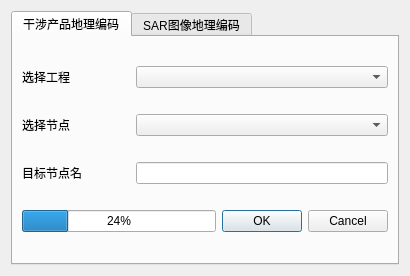
<?xml version="1.0" encoding="UTF-8"?>
<ui version="4.0">
 <class>Geocoding</class>
 <widget class="QWidget" name="Geocoding">
  <property name="geometry">
   <rect>
    <x>0</x>
    <y>0</y>
    <width>410</width>
    <height>276</height>
   </rect>
  </property>
  <property name="windowTitle">
   <string>地理编码</string>
  </property>
  <property name="windowIcon">
   <iconset resource="../QtWidgetsApplication3.qrc">
    <normaloff>:/QtWidgetsApplication3/icon/geocoding.png</normaloff>:/QtWidgetsApplication3/icon/geocoding.png</iconset>
  </property>
  <layout class="QHBoxLayout" name="horizontalLayout">
   <item>
    <widget class="QTabWidget" name="tabWidget">
     <property name="currentIndex">
      <number>0</number>
     </property>
     <widget class="QWidget" name="tab">
      <attribute name="title">
       <string>干涉产品地理编码</string>
      </attribute>
      <layout class="QVBoxLayout" name="verticalLayout_2">
       <item>
        <layout class="QHBoxLayout" name="horizontalLayout_2" stretch="3,7">
         <item>
          <widget class="QLabel" name="label">
           <property name="text">
            <string>选择工程</string>
           </property>
          </widget>
         </item>
         <item>
          <widget class="QComboBox" name="comboBox_project1"/>
         </item>
        </layout>
       </item>
       <item>
        <layout class="QHBoxLayout" name="horizontalLayout_3" stretch="3,7">
         <item>
          <widget class="QLabel" name="label_2">
           <property name="text">
            <string>选择节点</string>
           </property>
          </widget>
         </item>
         <item>
          <widget class="QComboBox" name="comboBox_node1"/>
         </item>
        </layout>
       </item>
       <item>
        <layout class="QHBoxLayout" name="horizontalLayout_4" stretch="3,7">
         <item>
          <widget class="QLabel" name="label_3">
           <property name="text">
            <string>目标节点名</string>
           </property>
          </widget>
         </item>
         <item>
          <widget class="QLineEdit" name="lineEdit_dstnode1"/>
         </item>
        </layout>
       </item>
       <item>
        <layout class="QHBoxLayout" name="horizontalLayout_5" stretch="7,3">
         <item>
          <widget class="QProgressBar" name="progressBar">
           <property name="value">
            <number>24</number>
           </property>
          </widget>
         </item>
         <item>
          <widget class="QDialogButtonBox" name="buttonBox">
           <property name="standardButtons">
            <set>QDialogButtonBox::Cancel|QDialogButtonBox::Ok</set>
           </property>
          </widget>
         </item>
        </layout>
       </item>
      </layout>
     </widget>
     <widget class="QWidget" name="tab_2">
      <attribute name="title">
       <string>SAR图像地理编码</string>
      </attribute>
      <layout class="QVBoxLayout" name="verticalLayout_4">
       <item>
        <layout class="QHBoxLayout" name="horizontalLayout_6" stretch="3,7">
         <item>
          <widget class="QLabel" name="label_4">
           <property name="text">
            <string>选择工程</string>
           </property>
          </widget>
         </item>
         <item>
          <widget class="QComboBox" name="comboBox_project2"/>
         </item>
        </layout>
       </item>
       <item>
        <layout class="QHBoxLayout" name="horizontalLayout_7" stretch="3,7">
         <item>
          <widget class="QLabel" name="label_5">
           <property name="text">
            <string>选择节点</string>
           </property>
          </widget>
         </item>
         <item>
          <widget class="QComboBox" name="comboBox_node2"/>
         </item>
        </layout>
       </item>
       <item>
        <layout class="QHBoxLayout" name="horizontalLayout_8" stretch="3,7">
         <item>
          <widget class="QLabel" name="label_6">
           <property name="text">
            <string>目标节点名</string>
           </property>
          </widget>
         </item>
         <item>
          <widget class="QLineEdit" name="lineEdit_dstnode2"/>
         </item>
        </layout>
       </item>
       <item>
        <layout class="QHBoxLayout" name="horizontalLayout_9" stretch="3,2,3,2">
         <item>
          <widget class="QLabel" name="label_7">
           <property name="text">
            <string>距离向多视</string>
           </property>
          </widget>
         </item>
         <item>
          <widget class="QSpinBox" name="spinBox_multi_rg"/>
         </item>
         <item>
          <widget class="QLabel" name="label_8">
           <property name="text">
            <string>方位向多视</string>
           </property>
          </widget>
         </item>
         <item>
          <widget class="QSpinBox" name="spinBox_multi_az"/>
         </item>
        </layout>
       </item>
       <item>
        <layout class="QHBoxLayout" name="horizontalLayout_10" stretch="7,3">
         <item>
          <widget class="QProgressBar" name="progressBar_2">
           <property name="value">
            <number>24</number>
           </property>
          </widget>
         </item>
         <item>
          <widget class="QDialogButtonBox" name="buttonBox_2">
           <property name="standardButtons">
            <set>QDialogButtonBox::Cancel|QDialogButtonBox::Ok</set>
           </property>
          </widget>
         </item>
        </layout>
       </item>
      </layout>
     </widget>
    </widget>
   </item>
  </layout>
 </widget>
 <resources>
  <include location="../QtWidgetsApplication3.qrc"/>
 </resources>
 <connections/>
</ui>
